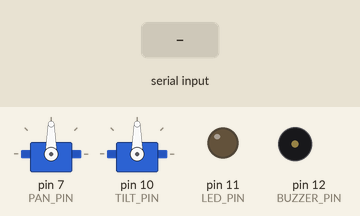
This sketch was run on a simulated Arduino Uno, built with avr-gcc and run on an emulated ATmega328P. Shown: 2 × servo, output pins drawn as LEDs (lit = HIGH), buzzer (waves = sounding, pin HIGH). Inputs (shaded band) come from the test bench.

Above: at 1.2 s.
1.3 s: "ENEMY;1\n" received over Serial
At 1.9 s:
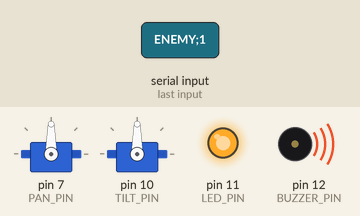
2.8 s: "FRIEND;1\n" received over Serial
At 4.0 s:
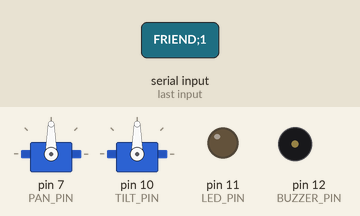
4.3 s: "ENEMY;150\n" received over Serial
At 5.4 s:
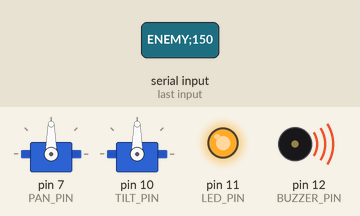
Timing chart, 0 to 7.3 s (numbered marks = the images above; inputs shaded):
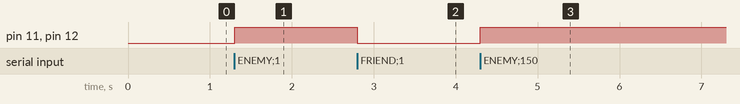

Measured:
- after the input at 1.3 s, pin 11 (LED_PIN), pin 12 (BUZZER_PIN): LOW → HIGH at once
- after the input at 2.8 s, pin 11 (LED_PIN), pin 12 (BUZZER_PIN): HIGH → LOW at once
- after the input at 4.3 s, pin 11 (LED_PIN), pin 12 (BUZZER_PIN): LOW → HIGH at once

The sketch:

sentrygun_v2.ino
```cpp
// SentryGun v2 - camera pan/tilt mount ONLY. No trigger, no weapon.
// The Python dashboard sends:
//   "PAN:90;TILT:90;ENEMY\n"  -> move servos to the enemy face centre,
//                               LED + buzzer ON
//   "FRIEND\n"                -> LED + buzzer OFF, servos HOLD position
// Friends never move the mount. Servos only ever aim a camera.
#include <Servo.h>

Servo panServo;
Servo tiltServo;

const int PAN_PIN    = 7;    // same pins as the original sketch
const int TILT_PIN   = 10;
const int LED_PIN    = 11;
const int BUZZER_PIN = 12;

int panAngle  = 90;
int tiltAngle = 90;

void setup() {
  Serial.begin(115200);
  panServo.attach(PAN_PIN);
  tiltServo.attach(TILT_PIN);
  panServo.write(panAngle);
  tiltServo.write(tiltAngle);
  pinMode(LED_PIN, OUTPUT);
  pinMode(BUZZER_PIN, OUTPUT);
  digitalWrite(LED_PIN, LOW);
  digitalWrite(BUZZER_PIN, LOW);
}

void loop() {
  if (Serial.available()) {
    String input = Serial.readStringUntil('\n');
    if (input.indexOf("ENEMY") >= 0) {
      int panStart = input.indexOf("PAN:");
      int panEnd = input.indexOf(";", panStart);
      if (panStart >= 0 && panEnd >= 0) {
        panAngle = constrain(input.substring(panStart + 4, panEnd).toInt(), 0, 180);
      }
      int tiltStart = input.indexOf("TILT:");
      int tiltEnd = input.indexOf(";", tiltStart + 5);
      if (tiltStart >= 0 && tiltEnd >= 0) {
        tiltAngle = constrain(input.substring(tiltStart + 5, tiltEnd).toInt(), 0, 180);
      }
      panServo.write(panAngle);
      tiltServo.write(tiltAngle);
      digitalWrite(LED_PIN, HIGH);
      digitalWrite(BUZZER_PIN, HIGH);
    } else if (input.indexOf("FRIEND") >= 0) {
      digitalWrite(LED_PIN, LOW);
      digitalWrite(BUZZER_PIN, LOW);
      // Servos deliberately NOT moved here.
    }
  }
}
```
